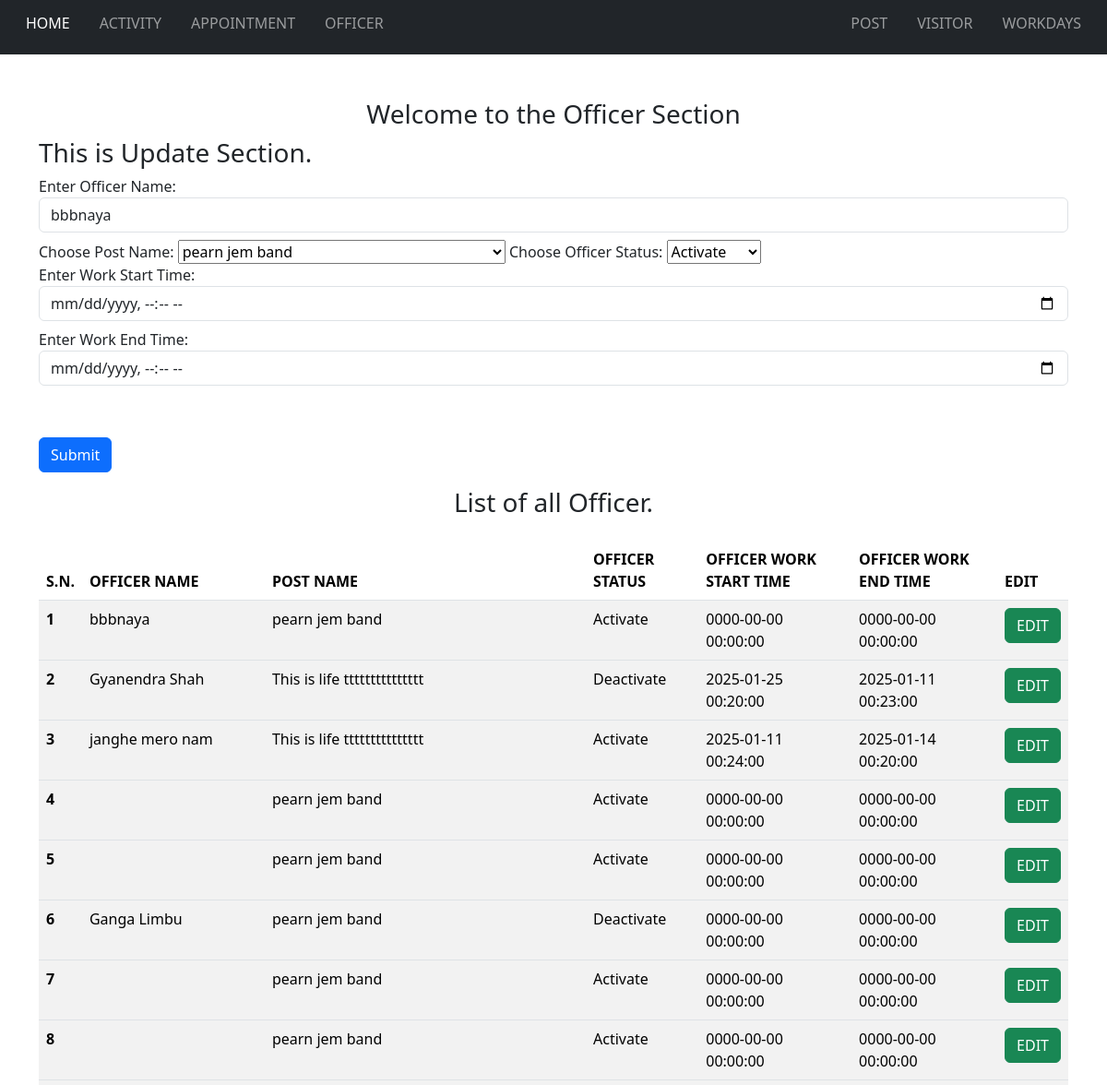
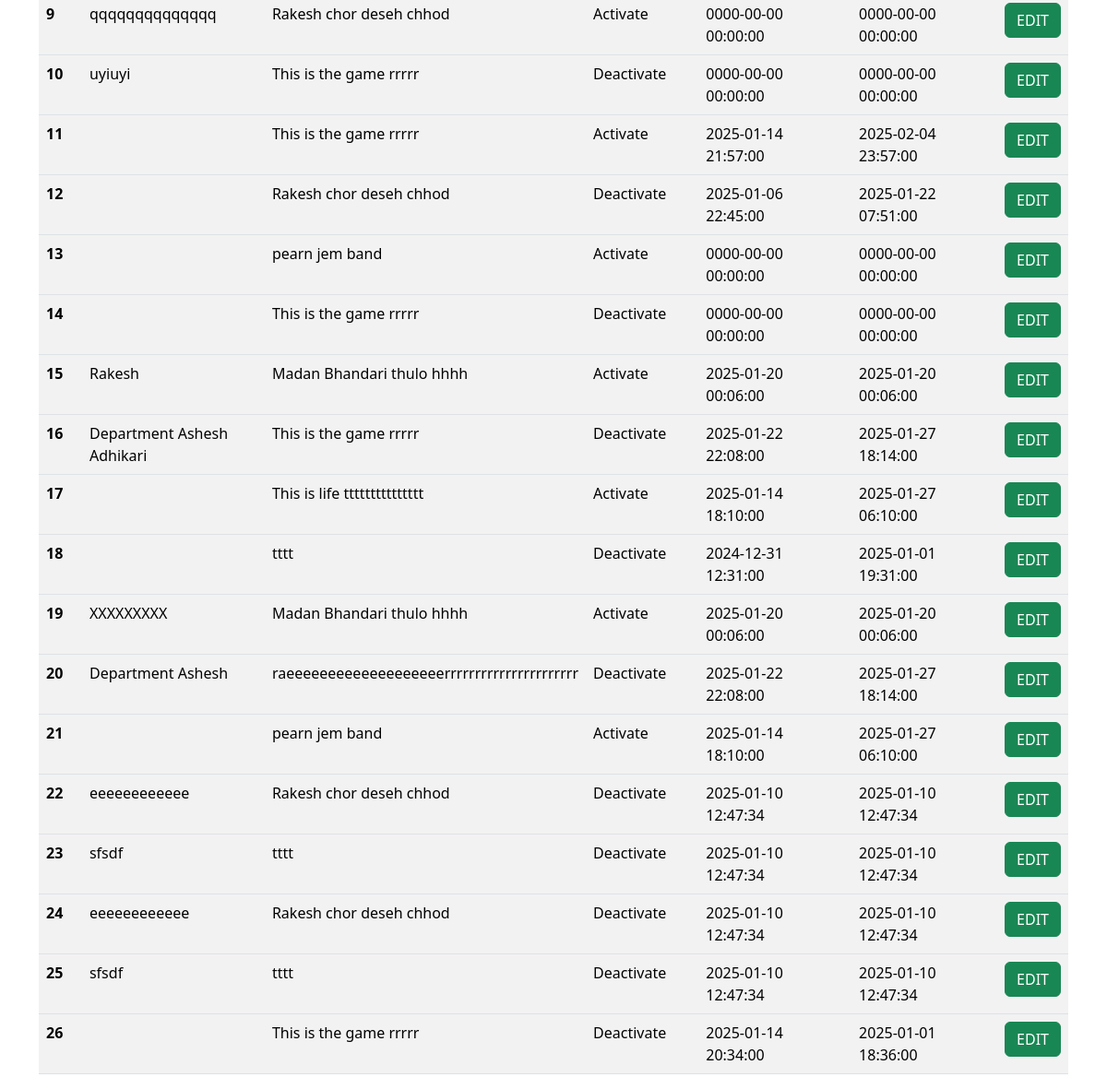
/officer.php?officer_edit=1&officer_id=26, run on the app's committed database (2 pictures, top to bottom).
### fetch/fetch-officer.php (the view, shortened to what this page needs)
<?php
$sql_post = "select `officer-id`, `officer-name`,`post-name`,`officer-status`,`officer-workstarttime`,`officer-workendtime` from `table-officer`join `table-post` on `table-post`.`post-id` = `table-officer`.`officer-postid` order by `officer-id` desc;";
$result_post = mysqli_query($con, $sql_post);
$post_counter = 0;
if (mysqli_num_rows($result_post) > 0) {
    while ($row = mysqli_fetch_array($result_post)) {
        $status = (($row["officer-status"]) == 1) ? ('Activate') : ('Deactivate');
?>
        <tbody>
            <tr>
                <th scope="row"><?php echo ++$post_counter ?></th>
                <td><?php echo $row["officer-name"]; ?></td>
                <td><?php echo $row["post-name"]; ?></td>
                <td><?php echo $status ?></td>
                <td><?php echo $row["officer-workstarttime"]; ?></td>
                <td><?php echo $row["officer-workendtime"]; ?></td>
                <td><a href="officer.php?officer_edit=1&officer_id=<?php echo $row["officer-id"]; ?>" class="btn btn-success" name="officer_edit_button">EDIT</td>
            </tr>
        </tbody>
<?php
    }
} else {
    echo "This list is empty";
}
?>

### edit/edit-officer.php (shortened to what this page needs)
<h3>This is Update Section.</h3>
<?php
if (isset($_GET["officer_edit"])) {
    $officer_id = $_GET["officer_id"];
    $sql_officer = "select `officer-id`, `officer-name`,`post-id`,`post-name`,`officer-status`,`officer-workstarttime`,`officer-workendtime` from `table-officer` join `table-post` on `table-post`.`post-id` = `table-officer`.`officer-postid` where `officer-id`= '{$officer_id}'";
    $result_officer = mysqli_query($con, $sql_officer);
    $sql_dropdown = "SELECT `post-id`, `post-name` FROM `table-post`";
    $result_dropdown = mysqli_query($con, $sql_dropdown);
    if (mysqli_num_rows($result_officer) > 0) {
        while ($row = mysqli_fetch_array($result_officer)) {
?>
            <form method="post">
                <div class="form-group">
                    <label>Enter Officer Name: </label>
                    <input type="text" class="form-control mb-2" id="officer-name" name="officer_name" placeholder="Enter Officer Name" value="<?php echo $row["officer-name"] ?>">
                </div>
                <label for="post-name">Choose Post Name:</label>
                <select name="post_id" id="post-id">
                    <?php
                    if (mysqli_num_rows($result_dropdown) > 0) {
                        while ($rowX = mysqli_fetch_array($result_dropdown)) { ?>
                            <option value="<?php echo $rowX["post-id"] ?>" <?php echo ($row["post-id"] == $rowX["post-id"]) ? 'selected' : ''; ?>><?php echo $rowX['post-name'] ?></option>
                       <?php
                        }
                    }
                        ?>
                </select>
                <label for="officer-status">Choose Officer Status:</label>
                <select name="officer_status" id="officer-status">
                    <option value = "1" <?php echo ($row["officer-status"] == 1) ? 'selected' : ''; ?>>Activate</option>
                </select>
                <div class="form-group">
                    <label>Enter Work Start Time: </label>
                    <input type="datetime-local" class="form-control mb-2" id="officer-workstarttime" name="officer_workstarttime" placeholder="Enter Visitor Work Start Time" value="<?php echo $row["officer-workstarttime"] ?>">
                </div>
                <div class="form-group">
                    <label>Enter Work End Time: </label>
                    <input type="datetime-local" class="form-control mb-2" id="officer-workendtime" name="officer_workendtime" placeholder="Enter Visitor Work End Time" value="<?php echo $row["officer-workendtime"] ?>">
                </div>
                <br>
                <br>
                <button type="submit" name="officer-update_btn" class="btn btn-primary">Submit</button>
            </form>
<?php
                    }
                }
            }
?>

### data on the page
table-officer: officer_name "bbbnaya", officer_status "Activate", value "bbbnaya", value "pearn jem band", value "Activate", value "0000-00-00 00:00:00"
table-officer: value "Gyanendra Shah", value "This is life ttttttttttttttt", value "Deactivate", value "2025-01-25 00:20:00", value "2025-01-11 00:23:00"
table-officer: value "janghe mero nam", value "This is life ttttttttttttttt", value "Activate", value "2025-01-11 00:24:00", value "2025-01-14 00:20:00"
table-officer: value "pearn jem band", value "Activate", value "0000-00-00 00:00:00"
table-officer: value "pearn jem band", value "Activate", value "0000-00-00 00:00:00"
table-officer: value "Ganga Limbu", value "pearn jem band", value "Deactivate", value "0000-00-00 00:00:00"
table-officer: value "pearn jem band", value "Activate", value "0000-00-00 00:00:00"
table-officer: value "pearn jem band", value "Activate", value "0000-00-00 00:00:00"
table-officer: value "qqqqqqqqqqqqqq", value "Rakesh chor deseh chhod", value "Activate", value "0000-00-00 00:00:00"
table-officer: value "uyiuyi", value "This is the game rrrrr", value "Deactivate", value "0000-00-00 00:00:00"
table-officer: value "This is the game rrrrr", value "Activate", value "2025-01-14 21:57:00", value "2025-02-04 23:57:00"
table-officer: value "Rakesh chor deseh chhod", value "Deactivate", value "2025-01-06 22:45:00", value "2025-01-22 07:51:00"
table-officer: value "pearn jem band", value "Activate", value "0000-00-00 00:00:00"
table-officer: value "This is the game rrrrr", value "Deactivate", value "0000-00-00 00:00:00"
table-officer: value "Rakesh", value "Madan Bhandari thulo hhhh", value "Activate", value "2025-01-20 00:06:00"
table-officer: value "Department Ashesh Adhikari", value "This is the game rrrrr", value "Deactivate", value "2025-01-22 22:08:00", value "2025-01-27 18:14:00"
table-officer: value "This is life ttttttttttttttt", value "Activate", value "2025-01-14 18:10:00", value "2025-01-27 06:10:00"
table-officer: value "tttt", value "Deactivate", value "2024-12-31 12:31:00", value "2025-01-01 19:31:00"
table-officer: value "XXXXXXXXX", value "Madan Bhandari thulo hhhh", value "Activate", value "2025-01-20 00:06:00"
table-officer: value "Department Ashesh", value "raeeeeeeeeeeeeeeeeeeerrrrrrrrrrrrrrrrrrrrrr", value "Deactivate", value "2025-01-22 22:08:00", value "2025-01-27 18:14:00"
table-officer: value "pearn jem band", value "Activate", value "2025-01-14 18:10:00", value "2025-01-27 06:10:00"
table-officer: value "eeeeeeeeeeee", value "Rakesh chor deseh chhod", value "Deactivate", value "2025-01-10 12:47:34"
table-officer: value "sfsdf", value "tttt", value "Deactivate", value "2025-01-10 12:47:34"
table-officer: value "eeeeeeeeeeee", value "Rakesh chor deseh chhod", value "Deactivate", value "2025-01-10 12:47:34"
table-officer: value "sfsdf", value "tttt", value "Deactivate", value "2025-01-10 12:47:34"
table-officer: value "This is the game rrrrr", value "Deactivate", value "2025-01-14 20:34:00", value "2025-01-01 18:36:00"

### other printed values
form field post_id "pearn jem band"
